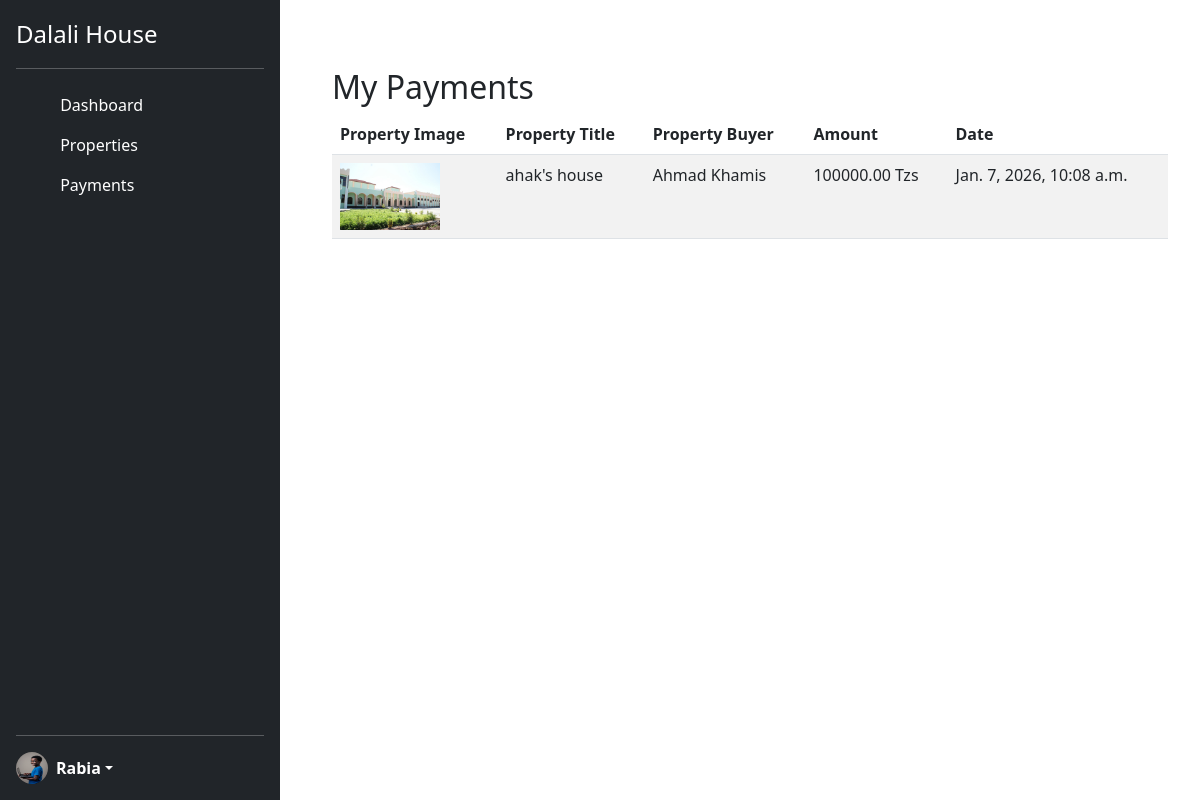
/seller-payments/ (signed in), run on an earlier commit of the app's database.
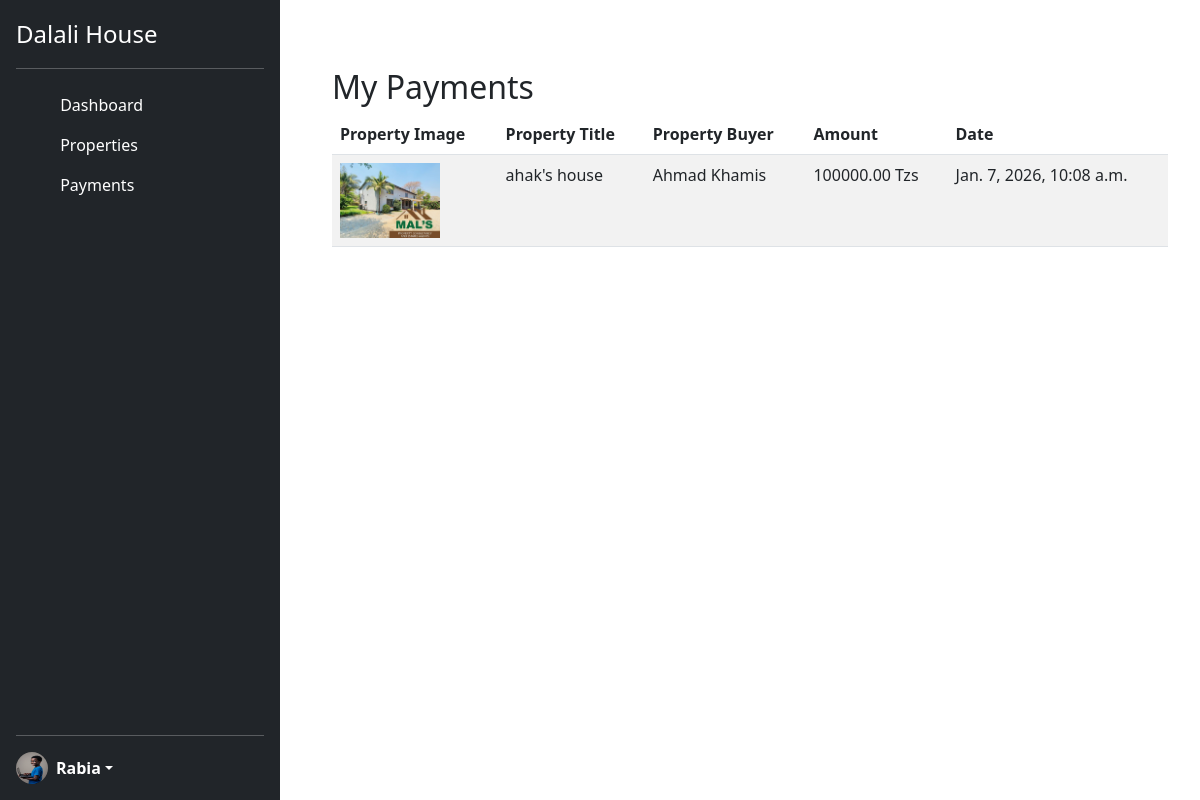
And on a later commit of the database.
### Dalalisell/models.py (models this page shows, shortened)
class Payment(models.Model):
    property = models.ForeignKey(Property, on_delete=models.CASCADE)
    buyer = models.ForeignKey(CustomUser, on_delete=models.CASCADE)
    amount = models.DecimalField(decimal_places=2, max_digits=10)
    date = models.DateTimeField(default=datetime.datetime.today)

class Property(models.Model):
    CHOICE_STATUS= [
        ('Pending', 'Pending'),
        ('Approved', 'Approved'),
        ('Sold', 'Sold'),
    ]
    title =models.CharField(max_length=50)
    seller = models.ForeignKey(CustomUser, on_delete=models.CASCADE)
    price = models.DecimalField(decimal_places=2, max_digits=10, default=0)
    room = models.IntegerField()
    bathroom =models.IntegerField()
    location =models.CharField(max_length=50)
    image1= models.ImageField(upload_to='upload/property')
    image2= models.ImageField(upload_to='upload/property')
    image3= models.ImageField(upload_to='upload/property')
    image4= models.ImageField(upload_to='upload/property')
    description =models.CharField(max_length=250)
    status =models.CharField(choices=CHOICE_STATUS, max_length=12, default='Pending')
    date = models.DateTimeField(default=datetime.datetime.today)

class CustomUser(AbstractUser):
    ROLE_CHOICE=[
        ('admin' ,'admin'),
        ('seller','seller'),
        ('buyer' ,'buyer'),
    ]
    image = models.ImageField(upload_to='upload/user', null=True, blank=True)
    phone=models.CharField(max_length=14)
    role = models.CharField(max_length=13 ,choices=ROLE_CHOICE, default='buyer')

### Dalalisell/views.py (the view)
# urls.py: path('seller-payments/', views.SellerPaymentsView.as_view(), name='seller-payments'),
class SellerPaymentsView(LoginRequiredMixin, View):
    def get(self, request):
        payments = Payment.objects.filter(property__seller=request.user)
        return render(request, 'view-payment.html', {'payments': payments })

### Dalalisell/templates/view-payment.html (shortened to what this page needs)
{% extends "base.html" %} {% block content%} {% load static %} {% include "slidebar.html" %}
<div class="main_content" style="margin-left: 300px; padding: 20px">
  <div class="container mt-5">
    <h2>My Payments</h2>
    <div class="table-responsive">
      <table class="table table-striped">
        <thead>
          <tr>
            <th>Property Image</th>
            <th>Property Title</th>
            <th>Property Buyer</th>
            <th>Amount</th>
            <th>Date</th>
          </tr>
        </thead>
        <tbody>
          {% for payment in payments %}
          <tr>
            <td>
              <img
                src="{{ payment.property.image1.url }}"
                alt=""
                style="width: 100px; height: auto"
              />
            </td>
            <td>{{ payment.property.title }}</td>
            <td>
              {{ payment.buyer.first_name }} {{ payment.buyer.last_name }}
            </td>
            <td>{{ payment.amount }} Tzs</td>
            <td>{{ payment.date }}</td>
          </tr>
          {% empty %}
          <tr>
            <td colspan="4">You haven't made any payments yet.</td>
          </tr>
          {% endfor %}
        </tbody>
      </table>
    </div>
  </div>
</div>
{% endblock %}

What changed in the data, as far as the page shows it:
changed through a linked row, Payment "ahak's house": property.image1: a different picture
